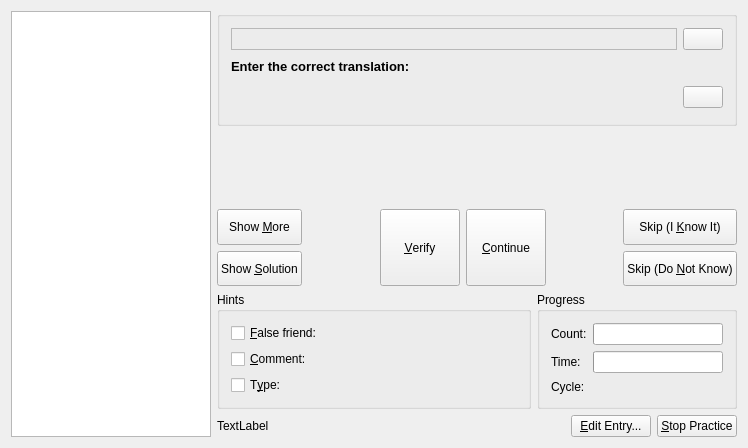
<ui version="4.0" >
 <author>Peter Hedlund &lt;peter.hedlund@kdemail.net></author>
 <class>WrittenPracticeDialog</class>
 <widget class="QWidget" name="WrittenPracticeDialog" >
  <property name="geometry" >
   <rect>
    <x>0</x>
    <y>0</y>
    <width>746</width>
    <height>448</height>
   </rect>
  </property>
  <property name="sizePolicy" >
   <sizepolicy vsizetype="Preferred" hsizetype="Preferred" >
    <horstretch>0</horstretch>
    <verstretch>0</verstretch>
   </sizepolicy>
  </property>
  <property name="minimumSize" >
   <size>
    <width>0</width>
    <height>0</height>
   </size>
  </property>
  <property name="windowTitle" >
   <string/>
  </property>
  <layout class="QHBoxLayout" >
   <item>
    <widget class="QGraphicsView" name="imageGraphicsView" >
     <property name="sizePolicy" >
      <sizepolicy vsizetype="MinimumExpanding" hsizetype="MinimumExpanding" >
       <horstretch>0</horstretch>
       <verstretch>0</verstretch>
      </sizepolicy>
     </property>
     <property name="minimumSize" >
      <size>
       <width>200</width>
       <height>200</height>
      </size>
     </property>
    </widget>
   </item>
   <item>
    <layout class="QVBoxLayout" >
     <item>
      <widget class="QGroupBox" name="groupBox" >
       <property name="title" >
        <string/>
       </property>
       <layout class="QGridLayout" >
        <item row="0" column="0" >
         <widget class="QLabel" name="orgField" >
          <property name="sizePolicy" >
           <sizepolicy vsizetype="Minimum" hsizetype="Expanding" >
            <horstretch>0</horstretch>
            <verstretch>0</verstretch>
           </sizepolicy>
          </property>
          <property name="frameShape" >
           <enum>QFrame::StyledPanel</enum>
          </property>
          <property name="frameShadow" >
           <enum>QFrame::Plain</enum>
          </property>
          <property name="text" >
           <string/>
          </property>
         </widget>
        </item>
        <item row="0" column="1" >
         <widget class="QPushButton" name="audioPlayQuestionButton" >
          <property name="text" >
           <string/>
          </property>
         </widget>
        </item>
        <item row="1" column="0" >
         <widget class="QLabel" name="TextLabel1" >
          <property name="sizePolicy" >
           <sizepolicy vsizetype="Fixed" hsizetype="Expanding" >
            <horstretch>0</horstretch>
            <verstretch>0</verstretch>
           </sizepolicy>
          </property>
          <property name="minimumSize" >
           <size>
            <width>0</width>
            <height>20</height>
           </size>
          </property>
          <property name="font" >
           <font>
            <family>Tahoma</family>
            <pointsize>10</pointsize>
            <weight>75</weight>
            <italic>false</italic>
            <bold>true</bold>
            <underline>false</underline>
            <strikeout>false</strikeout>
           </font>
          </property>
          <property name="text" >
           <string>Enter the correct translation:</string>
          </property>
         </widget>
        </item>
        <item row="2" column="0" >
         <widget class="QFrame" name="TranslationFrame" >
          <property name="sizePolicy" >
           <sizepolicy vsizetype="Preferred" hsizetype="Expanding" >
            <horstretch>0</horstretch>
            <verstretch>0</verstretch>
           </sizepolicy>
          </property>
          <property name="minimumSize" >
           <size>
            <width>16</width>
            <height>30</height>
           </size>
          </property>
          <property name="frameShape" >
           <enum>QFrame::NoFrame</enum>
          </property>
          <property name="frameShadow" >
           <enum>QFrame::Plain</enum>
          </property>
         </widget>
        </item>
        <item row="2" column="1" >
         <widget class="QPushButton" name="audioPlaySolutionButton" >
          <property name="text" >
           <string/>
          </property>
         </widget>
        </item>
       </layout>
      </widget>
     </item>
     <item>
      <spacer>
       <property name="orientation" >
        <enum>Qt::Vertical</enum>
       </property>
       <property name="sizeHint" >
        <size>
         <width>520</width>
         <height>20</height>
        </size>
       </property>
      </spacer>
     </item>
     <item>
      <layout class="QHBoxLayout" >
       <item>
        <layout class="QVBoxLayout" >
         <item>
          <widget class="QPushButton" name="show_more" >
           <property name="sizePolicy" >
            <sizepolicy vsizetype="Minimum" hsizetype="Minimum" >
             <horstretch>0</horstretch>
             <verstretch>0</verstretch>
            </sizepolicy>
           </property>
           <property name="minimumSize" >
            <size>
             <width>0</width>
             <height>10</height>
            </size>
           </property>
           <property name="text" >
            <string>Show &amp;More</string>
           </property>
          </widget>
         </item>
         <item>
          <widget class="QPushButton" name="show_all" >
           <property name="sizePolicy" >
            <sizepolicy vsizetype="Minimum" hsizetype="Minimum" >
             <horstretch>0</horstretch>
             <verstretch>0</verstretch>
            </sizepolicy>
           </property>
           <property name="minimumSize" >
            <size>
             <width>0</width>
             <height>10</height>
            </size>
           </property>
           <property name="text" >
            <string>Show &amp;Solution</string>
           </property>
          </widget>
         </item>
        </layout>
       </item>
       <item>
        <spacer>
         <property name="orientation" >
          <enum>Qt::Horizontal</enum>
         </property>
         <property name="sizeHint" >
          <size>
           <width>40</width>
           <height>20</height>
          </size>
         </property>
        </spacer>
       </item>
       <item>
        <widget class="QPushButton" name="verify" >
         <property name="sizePolicy" >
          <sizepolicy vsizetype="Minimum" hsizetype="Expanding" >
           <horstretch>0</horstretch>
           <verstretch>0</verstretch>
          </sizepolicy>
         </property>
         <property name="text" >
          <string>&amp;Verify</string>
         </property>
        </widget>
       </item>
       <item>
        <widget class="QPushButton" name="continueButton" >
         <property name="sizePolicy" >
          <sizepolicy vsizetype="Expanding" hsizetype="Expanding" >
           <horstretch>0</horstretch>
           <verstretch>0</verstretch>
          </sizepolicy>
         </property>
         <property name="text" >
          <string>&amp;Continue</string>
         </property>
        </widget>
       </item>
       <item>
        <spacer>
         <property name="orientation" >
          <enum>Qt::Horizontal</enum>
         </property>
         <property name="sizeHint" >
          <size>
           <width>40</width>
           <height>20</height>
          </size>
         </property>
        </spacer>
       </item>
       <item>
        <layout class="QVBoxLayout" >
         <item>
          <widget class="QPushButton" name="know_it" >
           <property name="sizePolicy" >
            <sizepolicy vsizetype="Minimum" hsizetype="Minimum" >
             <horstretch>0</horstretch>
             <verstretch>0</verstretch>
            </sizepolicy>
           </property>
           <property name="text" >
            <string>Skip (I &amp;Know It)</string>
           </property>
          </widget>
         </item>
         <item>
          <widget class="QPushButton" name="dont_know" >
           <property name="sizePolicy" >
            <sizepolicy vsizetype="Minimum" hsizetype="Minimum" >
             <horstretch>0</horstretch>
             <verstretch>0</verstretch>
            </sizepolicy>
           </property>
           <property name="text" >
            <string>Skip (Do &amp;Not Know)</string>
           </property>
          </widget>
         </item>
        </layout>
       </item>
      </layout>
     </item>
     <item>
      <layout class="QHBoxLayout" >
       <item>
        <layout class="QVBoxLayout" >
         <item>
          <widget class="QGroupBox" name="hintGroupBox" >
           <property name="minimumSize" >
            <size>
             <width>0</width>
             <height>0</height>
            </size>
           </property>
           <property name="title" >
            <string>Hints</string>
           </property>
           <layout class="QGridLayout" >
            <item row="0" column="0" >
             <widget class="QCheckBox" name="falsefriendCheckBox" >
              <property name="text" >
               <string>&amp;False friend:</string>
              </property>
             </widget>
            </item>
            <item row="0" column="1" >
             <widget class="QLabel" name="falseFriendLabel" >
              <property name="sizePolicy" >
               <sizepolicy vsizetype="Minimum" hsizetype="Expanding" >
                <horstretch>0</horstretch>
                <verstretch>0</verstretch>
               </sizepolicy>
              </property>
              <property name="text" >
               <string/>
              </property>
             </widget>
            </item>
            <item row="1" column="0" >
             <widget class="QCheckBox" name="commentCheckBox" >
              <property name="text" >
               <string>&amp;Comment:</string>
              </property>
             </widget>
            </item>
            <item row="1" column="1" >
             <widget class="QLabel" name="commentLabel" >
              <property name="sizePolicy" >
               <sizepolicy vsizetype="Minimum" hsizetype="Expanding" >
                <horstretch>0</horstretch>
                <verstretch>0</verstretch>
               </sizepolicy>
              </property>
              <property name="text" >
               <string/>
              </property>
             </widget>
            </item>
            <item row="2" column="0" >
             <widget class="QCheckBox" name="typeCheckBox" >
              <property name="text" >
               <string>T&amp;ype:</string>
              </property>
             </widget>
            </item>
            <item row="2" column="1" >
             <widget class="QLabel" name="typeLabel" >
              <property name="sizePolicy" >
               <sizepolicy vsizetype="Minimum" hsizetype="Expanding" >
                <horstretch>0</horstretch>
                <verstretch>0</verstretch>
               </sizepolicy>
              </property>
              <property name="text" >
               <string/>
              </property>
             </widget>
            </item>
            <item row="3" column="1" >
             <spacer>
              <property name="orientation" >
               <enum>Qt::Horizontal</enum>
              </property>
              <property name="sizeHint" >
               <size>
                <width>40</width>
                <height>0</height>
               </size>
              </property>
             </spacer>
            </item>
           </layout>
          </widget>
         </item>
         <item>
          <spacer>
           <property name="orientation" >
            <enum>Qt::Horizontal</enum>
           </property>
           <property name="sizeHint" >
            <size>
             <width>40</width>
             <height>0</height>
            </size>
           </property>
          </spacer>
         </item>
        </layout>
       </item>
       <item>
        <widget class="QGroupBox" name="progressgroup" >
         <property name="sizePolicy" >
          <sizepolicy vsizetype="Preferred" hsizetype="Preferred" >
           <horstretch>0</horstretch>
           <verstretch>0</verstretch>
          </sizepolicy>
         </property>
         <property name="minimumSize" >
          <size>
           <width>150</width>
           <height>0</height>
          </size>
         </property>
         <property name="maximumSize" >
          <size>
           <width>200</width>
           <height>16777215</height>
          </size>
         </property>
         <property name="title" >
          <string>Progress</string>
         </property>
         <layout class="QGridLayout" >
          <property name="leftMargin" >
           <number>11</number>
          </property>
          <property name="topMargin" >
           <number>11</number>
          </property>
          <property name="rightMargin" >
           <number>11</number>
          </property>
          <property name="bottomMargin" >
           <number>11</number>
          </property>
          <property name="horizontalSpacing" >
           <number>6</number>
          </property>
          <property name="verticalSpacing" >
           <number>6</number>
          </property>
          <item row="0" column="0" >
           <widget class="QLabel" name="countlabel" >
            <property name="text" >
             <string>Count:</string>
            </property>
           </widget>
          </item>
          <item row="0" column="1" >
           <widget class="QProgressBar" name="countbar" />
          </item>
          <item row="1" column="0" >
           <widget class="QLabel" name="timelabel" >
            <property name="text" >
             <string>Time:</string>
            </property>
           </widget>
          </item>
          <item row="1" column="1" >
           <widget class="QProgressBar" name="timebar" />
          </item>
          <item row="2" column="0" >
           <widget class="QLabel" name="Cyclelabel" >
            <property name="frameShape" >
             <enum>QFrame::NoFrame</enum>
            </property>
            <property name="text" >
             <string>Cycle:</string>
            </property>
           </widget>
          </item>
          <item row="2" column="1" >
           <widget class="QLabel" name="progCount" >
            <property name="sizePolicy" >
             <sizepolicy vsizetype="Minimum" hsizetype="Expanding" >
              <horstretch>0</horstretch>
              <verstretch>0</verstretch>
             </sizepolicy>
            </property>
           </widget>
          </item>
         </layout>
        </widget>
       </item>
      </layout>
     </item>
     <item>
      <layout class="QHBoxLayout" >
       <item>
        <widget class="QLabel" name="status" >
         <property name="text" >
          <string>TextLabel</string>
         </property>
        </widget>
       </item>
       <item>
        <spacer>
         <property name="orientation" >
          <enum>Qt::Horizontal</enum>
         </property>
         <property name="sizeHint" >
          <size>
           <width>40</width>
           <height>20</height>
          </size>
         </property>
        </spacer>
       </item>
       <item>
        <widget class="QPushButton" name="editEntryButton" >
         <property name="text" >
          <string>&amp;Edit Entry...</string>
         </property>
        </widget>
       </item>
       <item>
        <widget class="QPushButton" name="stopPracticeButton" >
         <property name="text" >
          <string>&amp;Stop Practice</string>
         </property>
        </widget>
       </item>
      </layout>
     </item>
    </layout>
   </item>
  </layout>
 </widget>
 <layoutdefault spacing="6" margin="11" />
 <resources/>
 <connections/>
</ui>
